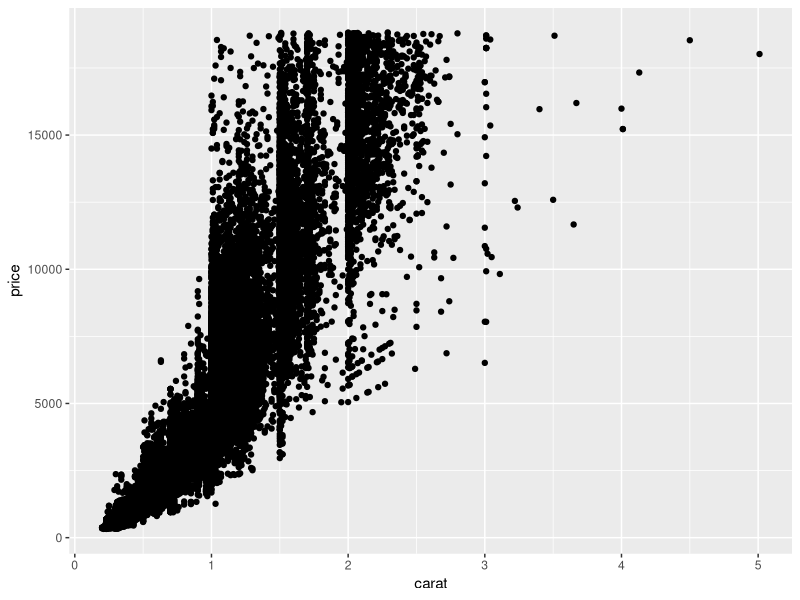
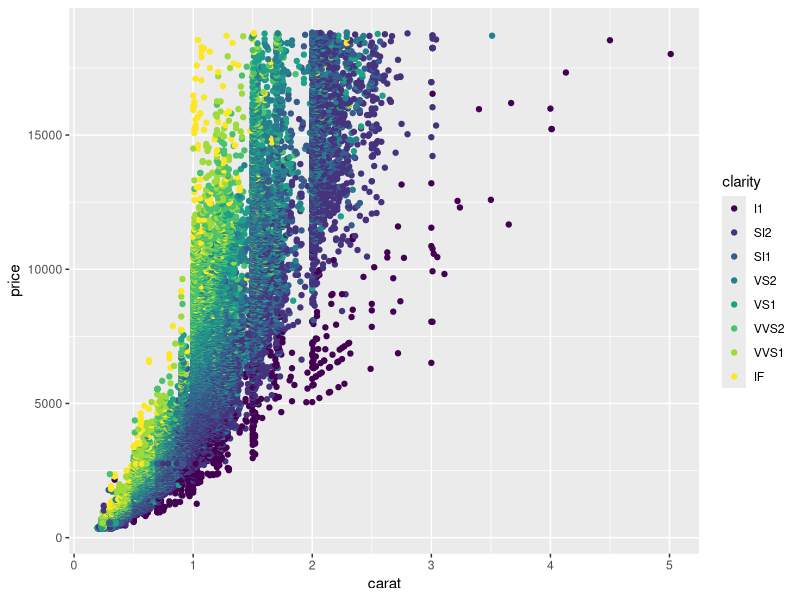
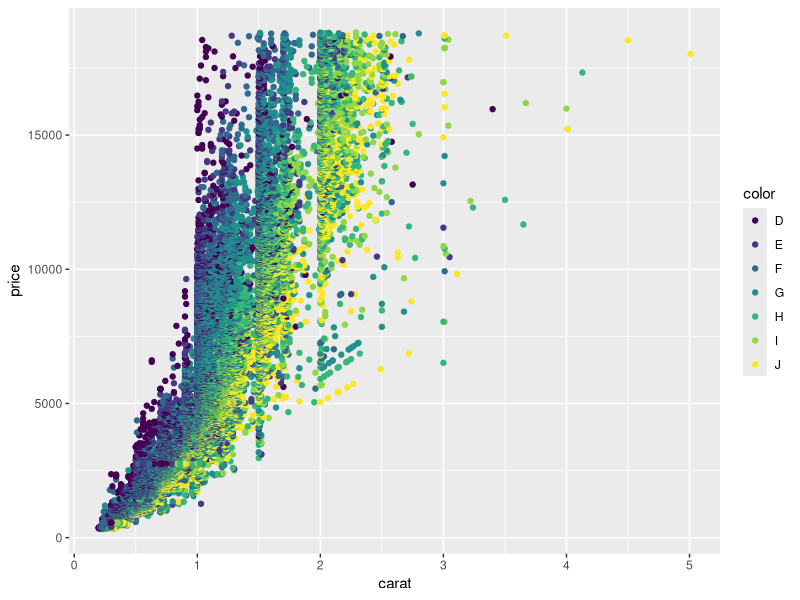
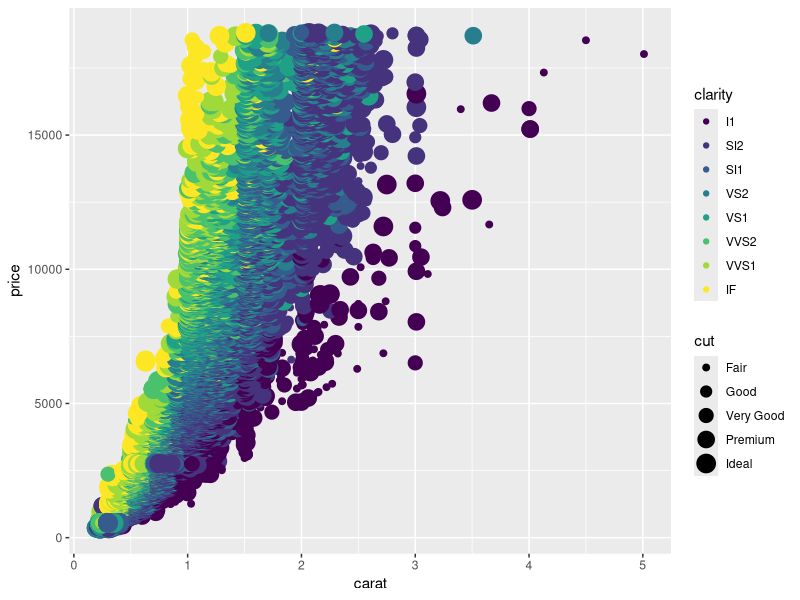
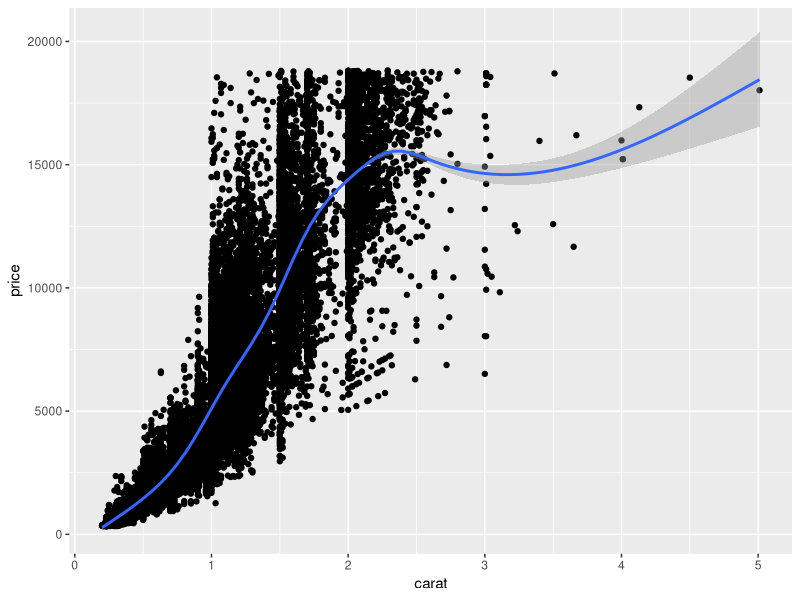
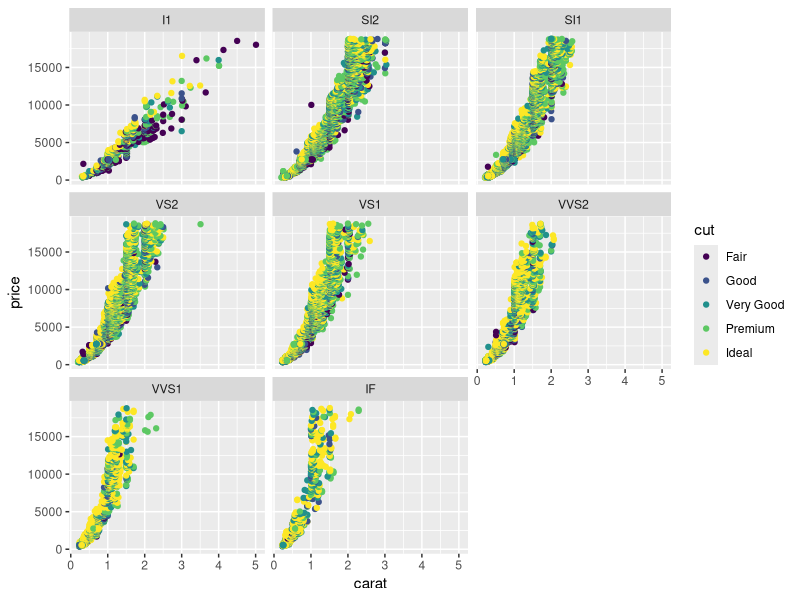
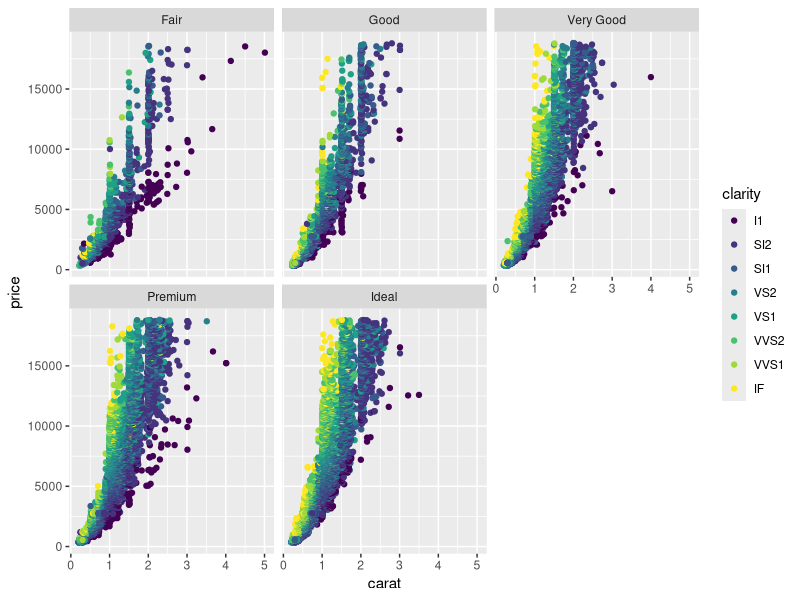
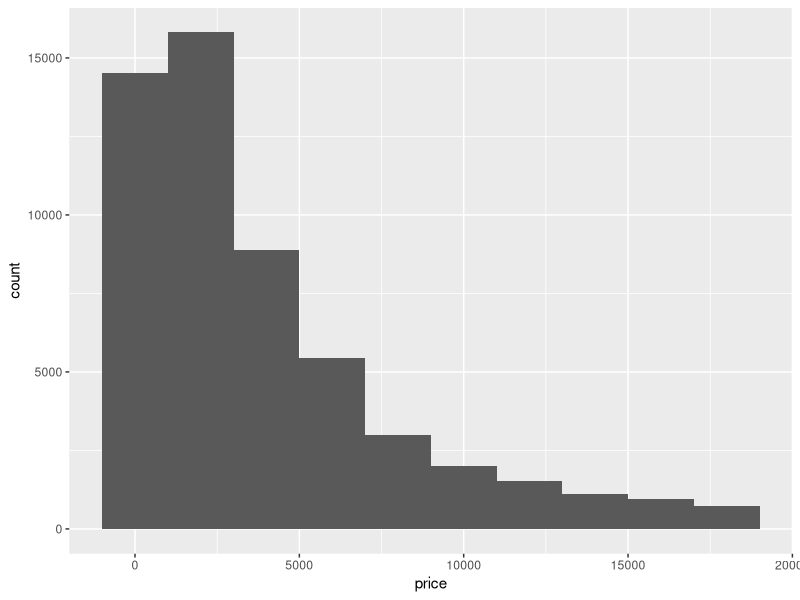

Write R code to recreate these figures, in order.
library("ggplot2")
data("diamonds")
View(diamonds)
help(diamonds)

ggplot(diamonds, aes(x=carat, y=price)) + geom_point()

ggplot(diamonds, aes(x=carat, y=price, color=clarity)) + geom_point()
ggplot(diamonds, aes(x=carat, y=price, color=color)) + geom_point()
ggplot(diamonds, aes(x=carat, y=price, color=clarity, size=cut)) + geom_point()
ggplot(diamonds, aes(x=carat, y=price)) + geom_point() + geom_smooth()
ggplot(diamonds, aes(x=carat, y=price, color=cut)) + geom_point() + facet_wrap(~ clarity)
ggplot(diamonds, aes(x=carat, y=price, color=clarity)) + geom_point() + facet_wrap(~ cut)
ggplot(diamonds, aes(x=price)) + geom_histogram(binwidth=2000)
ggsave("diamonds_hist.png")
q()


